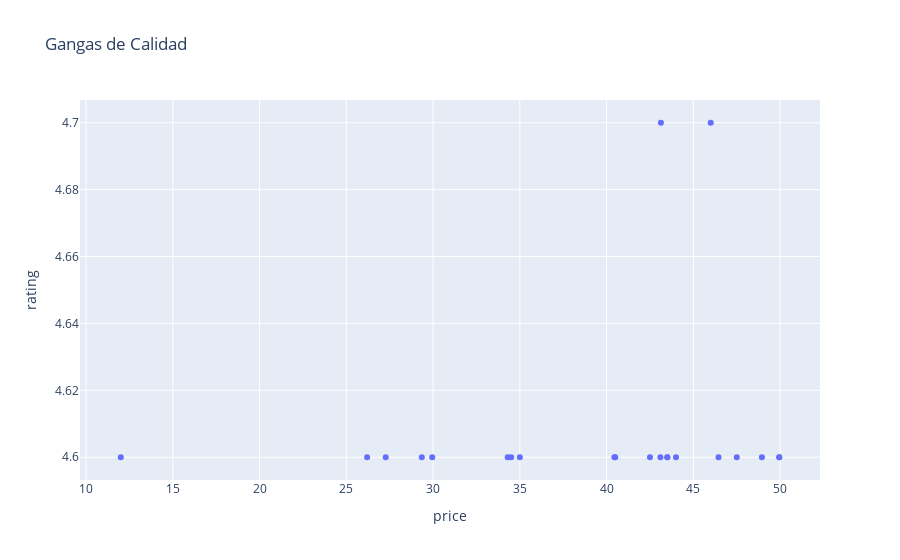

The notebook cell saved with this chart:
### Code cell
import plotly.express as px
fig = px.scatter(gangas, x='price', y='rating', hover_data=['winery', 'wine'], 
                title='Gangas de Calidad')
fig.show()

### Figure 1 — Plotly figure (JSON) as saved in the notebook; plotly's stock layout.template omitted (floating-point values rounded to 4 significant figures)
{"data": [{"customdata": [["Finca Moncloa", "Tintilla de Rota"], ["Miguel Merino", "La Loma"], ["Pago de Larrainzar", "Rosado de Larrainzar"], ["Casal de Arman", "Finca Misenhora Edicion Limitada"], ["La Legua", "Capricho"], ["Bodegas 6o Elemento - Vino Sexto Elemento", "Respeto"], ["Bodegas 6o Elemento - Vino Sexto Elemento", "Respeto"], ["Vall Llach", "Idus"], ["Francisco Garcia Perez", "Adega do Moucho Treixadura"], ["Castano", "Casa Cisca Monastrell"], ["Finca Torremilanos", "Torremilanos Coleccion Ribera del Duero"], ["Ukan Winery", "Tinto"], ["Acustic Celler", "Etern Vinyes Molt Velles"], ["Finca Moncloa", "Tintilla de Rota"], ["Dominio del Bendito", "El Titan del Bendito"], ["Bodegas Vilano", "Tinto"], ["Tomas Postigo", "5o Ano Ribera del Duero Tinto"], ["Tomas Postigo", "5o Ano Ribera del Duero Tinto"], ["Carmelo Rodero", "Pago De Valtarrena"], ["Carmelo Rodero", "Pago De Valtarrena"], ["Carmelo Rodero", "Pago De Valtarrena"], ["Dominio del Bendito", "El Titan del Bendito"]], "hovertemplate": "price=%{x}<br>rating=%{y}<br>winery=%{customdata[0]}<br>wine=%{customdata[1]}<extra></extra>", "legendgroup": "", "marker": {"color": "#636efa", "symbol": "circle"}, "mode": "markers", "name": "", "orientation": "v", "showlegend": false, "type": "scatter", "x": [43.13, 46.0, 12.0, 26.2, 27.27, 29.35, 29.95, 34.3, 34.5, 35.0, 40.45, 40.5, 42.5, 43.1, 43.5, 43.5, 44.0, 46.45, 47.5, 48.95, 49.95, 49.95], "xaxis": "x", "y": [4.7, 4.7, 4.6, 4.6, 4.6, 4.6, 4.6, 4.6, 4.6, 4.6, 4.6, 4.6, 4.6, 4.6, 4.6, 4.6, 4.6, 4.6, 4.6, 4.6, 4.6, 4.6], "yaxis": "y"}], "layout": {"legend": {"tracegroupgap": 0}, "title": {"text": "Gangas de Calidad"}, "xaxis": {"anchor": "y", "domain": [0, 1], "title": {"text": "price"}}, "yaxis": {"anchor": "x", "domain": [0, 1], "title": {"text": "rating"}}}}
